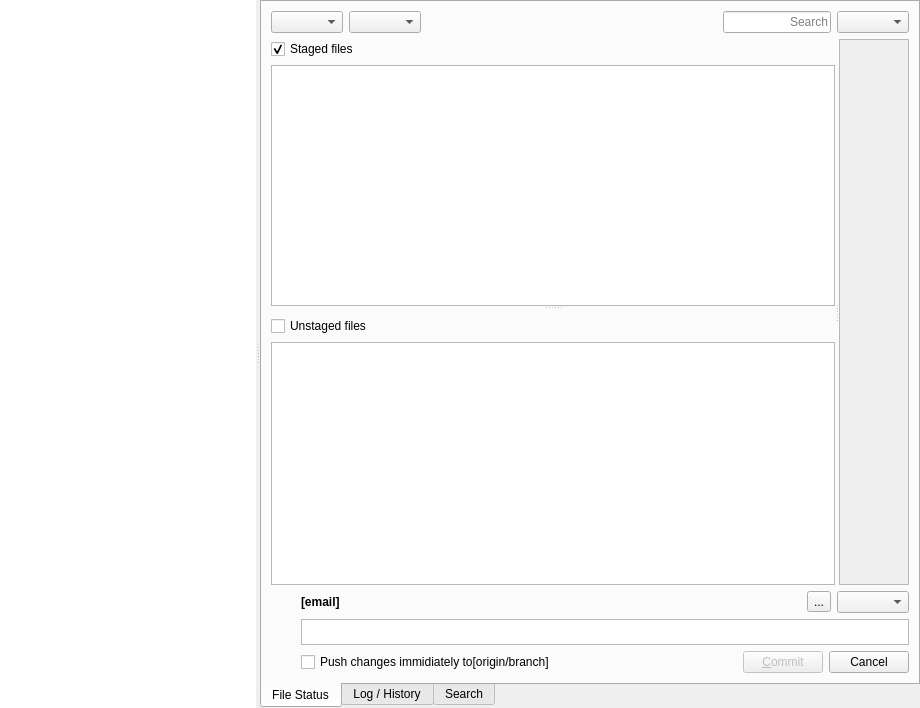
<?xml version="1.0" encoding="UTF-8"?>
<ui version="4.0">
 <class>QGitRepository</class>
 <widget class="QWidget" name="QGitRepository">
  <property name="geometry">
   <rect>
    <x>0</x>
    <y>0</y>
    <width>920</width>
    <height>708</height>
   </rect>
  </property>
  <property name="windowTitle">
   <string>Form</string>
  </property>
  <layout class="QVBoxLayout" name="verticalLayout">
   <property name="leftMargin">
    <number>0</number>
   </property>
   <property name="topMargin">
    <number>0</number>
   </property>
   <property name="rightMargin">
    <number>0</number>
   </property>
   <property name="bottomMargin">
    <number>0</number>
   </property>
   <item>
    <widget class="QSplitter" name="splitter">
     <property name="orientation">
      <enum>Qt::Orientation::Horizontal</enum>
     </property>
     <widget class="QTreeWidget" name="branchesTreeView">
      <property name="styleSheet">
       <string notr="true">border: none</string>
      </property>
      <attribute name="headerVisible">
       <bool>false</bool>
      </attribute>
     </widget>
     <widget class="QTabWidget" name="repositoryDetail">
      <property name="sizePolicy">
       <sizepolicy hsizetype="Expanding" vsizetype="Expanding">
        <horstretch>1</horstretch>
        <verstretch>0</verstretch>
       </sizepolicy>
      </property>
      <property name="tabPosition">
       <enum>QTabWidget::TabPosition::South</enum>
      </property>
      <property name="currentIndex">
       <number>0</number>
      </property>
      <widget class="QWidget" name="tabFileStatus">
       <attribute name="title">
        <string>File Status</string>
       </attribute>
       <layout class="QVBoxLayout" name="verticalLayout_4" stretch="0,1,0">
        <item>
         <layout class="QHBoxLayout" name="horizontalLayout_2" stretch="0,0,1,0,0">
          <property name="leftMargin">
           <number>0</number>
          </property>
          <property name="topMargin">
           <number>0</number>
          </property>
          <property name="rightMargin">
           <number>0</number>
          </property>
          <item>
           <widget class="QComboBoxGitStatusFiles" name="comboBox_gitStatusFiles"/>
          </item>
          <item>
           <widget class="QComboBoxGitViewOptions" name="comboBox_gitVirewOptions"/>
          </item>
          <item>
           <spacer name="horizontalSpacer">
            <property name="orientation">
             <enum>Qt::Orientation::Horizontal</enum>
            </property>
            <property name="sizeHint" stdset="0">
             <size>
              <width>40</width>
              <height>20</height>
             </size>
            </property>
           </spacer>
          </item>
          <item>
           <widget class="QLineEdit" name="lineEdit">
            <property name="sizePolicy">
             <sizepolicy hsizetype="Expanding" vsizetype="MinimumExpanding">
              <horstretch>0</horstretch>
              <verstretch>0</verstretch>
             </sizepolicy>
            </property>
            <property name="alignment">
             <set>Qt::AlignmentFlag::AlignRight|Qt::AlignmentFlag::AlignTrailing|Qt::AlignmentFlag::AlignVCenter</set>
            </property>
            <property name="placeholderText">
             <string>Search</string>
            </property>
           </widget>
          </item>
          <item>
           <widget class="QComboBoxGitDiffOptions" name="comboBox_gitDiffOptions"/>
          </item>
         </layout>
        </item>
        <item>
         <widget class="QSplitter" name="splitter_3">
          <property name="orientation">
           <enum>Qt::Orientation::Horizontal</enum>
          </property>
          <widget class="QSplitter" name="splitter_2">
           <property name="sizePolicy">
            <sizepolicy hsizetype="Fixed" vsizetype="Expanding">
             <horstretch>1</horstretch>
             <verstretch>0</verstretch>
            </sizepolicy>
           </property>
           <property name="orientation">
            <enum>Qt::Orientation::Vertical</enum>
           </property>
           <widget class="QWidget" name="layoutWidget">
            <layout class="QVBoxLayout" name="verticalLayout_2" stretch="0,1">
             <property name="sizeConstraint">
              <enum>QLayout::SizeConstraint::SetDefaultConstraint</enum>
             </property>
             <property name="leftMargin">
              <number>0</number>
             </property>
             <property name="rightMargin">
              <number>0</number>
             </property>
             <item>
              <widget class="QCheckBox" name="checkBox_StagedFiles">
               <property name="text">
                <string>Staged files</string>
               </property>
               <property name="checked">
                <bool>true</bool>
               </property>
              </widget>
             </item>
             <item>
              <widget class="QListWidget" name="listWidget_staged">
               <property name="selectionMode">
                <enum>QAbstractItemView::SelectionMode::ExtendedSelection</enum>
               </property>
              </widget>
             </item>
            </layout>
           </widget>
           <widget class="QWidget" name="layoutWidget_2">
            <layout class="QVBoxLayout" name="verticalLayout_3" stretch="0,1">
             <property name="leftMargin">
              <number>0</number>
             </property>
             <property name="topMargin">
              <number>6</number>
             </property>
             <property name="rightMargin">
              <number>0</number>
             </property>
             <property name="bottomMargin">
              <number>0</number>
             </property>
             <item>
              <widget class="QCheckBox" name="checkBox_UnstagedFiles">
               <property name="text">
                <string>Unstaged files</string>
               </property>
              </widget>
             </item>
             <item>
              <widget class="QListWidget" name="listWidget_unstaged">
               <property name="selectionMode">
                <enum>QAbstractItemView::SelectionMode::ExtendedSelection</enum>
               </property>
              </widget>
             </item>
            </layout>
           </widget>
          </widget>
          <widget class="QScrollArea" name="scrollArea_diff_commit">
           <property name="readonly" stdset="0">
            <bool>false</bool>
           </property>
           <widget class="QGitDiffWidget" name="commit_diff">
            <property name="geometry">
             <rect>
              <x>0</x>
              <y>0</y>
              <width>0</width>
              <height>0</height>
             </rect>
            </property>
            <property name="sizePolicy">
             <sizepolicy hsizetype="Fixed" vsizetype="Expanding">
              <horstretch>1</horstretch>
              <verstretch>0</verstretch>
             </sizepolicy>
            </property>
            <property name="readonly" stdset="0">
             <bool>false</bool>
            </property>
           </widget>
          </widget>
         </widget>
        </item>
        <item>
         <layout class="QGridLayout" name="gridLayout">
          <item row="0" column="1">
           <widget class="QWidget" name="horizontalWidgetLayout_1" native="true">
            <layout class="QHBoxLayout" name="horizontalLayout_3" stretch="1,0,0">
             <property name="spacing">
              <number>6</number>
             </property>
             <property name="leftMargin">
              <number>0</number>
             </property>
             <property name="topMargin">
              <number>0</number>
             </property>
             <property name="rightMargin">
              <number>0</number>
             </property>
             <property name="bottomMargin">
              <number>0</number>
             </property>
             <item>
              <widget class="QLabel" name="label_signatureEmail">
               <property name="font">
                <font>
                 <bold>true</bold>
                </font>
               </property>
               <property name="text">
                <string>[email]</string>
               </property>
              </widget>
             </item>
             <item>
              <widget class="QToolButton" name="toolButton">
               <property name="text">
                <string>...</string>
               </property>
              </widget>
             </item>
             <item>
              <widget class="QComboBox" name="comboBox_4"/>
             </item>
            </layout>
           </widget>
          </item>
          <item row="1" column="0">
           <widget class="QLabel" name="label_signatureGravatarImage">
            <property name="minimumSize">
             <size>
              <width>24</width>
              <height>24</height>
             </size>
            </property>
            <property name="maximumSize">
             <size>
              <width>24</width>
              <height>16777215</height>
             </size>
            </property>
            <property name="alignment">
             <set>Qt::AlignmentFlag::AlignLeading|Qt::AlignmentFlag::AlignLeft|Qt::AlignmentFlag::AlignTop</set>
            </property>
           </widget>
          </item>
          <item row="2" column="1">
           <widget class="QWidget" name="horizontalWidgetLayout_2" native="true">
            <layout class="QHBoxLayout" name="horizontalLayout_4">
             <property name="spacing">
              <number>6</number>
             </property>
             <property name="leftMargin">
              <number>0</number>
             </property>
             <property name="topMargin">
              <number>0</number>
             </property>
             <property name="rightMargin">
              <number>0</number>
             </property>
             <property name="bottomMargin">
              <number>0</number>
             </property>
             <item>
              <widget class="QCheckBox" name="checkBox_3">
               <property name="text">
                <string>Push changes immidiately to[origin/branch]</string>
               </property>
              </widget>
             </item>
             <item>
              <spacer name="horizontalSpacer_3">
               <property name="orientation">
                <enum>Qt::Orientation::Horizontal</enum>
               </property>
               <property name="sizeHint" stdset="0">
                <size>
                 <width>40</width>
                 <height>20</height>
                </size>
               </property>
              </spacer>
             </item>
             <item>
              <widget class="QPushButton" name="pushButton_commit">
               <property name="enabled">
                <bool>false</bool>
               </property>
               <property name="text">
                <string>&amp;Commit</string>
               </property>
              </widget>
             </item>
             <item>
              <widget class="QPushButton" name="pushButton_commitCancel">
               <property name="text">
                <string>Cancel</string>
               </property>
              </widget>
             </item>
            </layout>
           </widget>
          </item>
          <item row="1" column="1">
           <widget class="QAdvPlainTextEdit" name="plainTextEdit_commitMessage">
            <property name="sizePolicy">
             <sizepolicy hsizetype="Minimum" vsizetype="Minimum">
              <horstretch>0</horstretch>
              <verstretch>0</verstretch>
             </sizepolicy>
            </property>
            <property name="maximumSize">
             <size>
              <width>16777215</width>
              <height>26</height>
             </size>
            </property>
            <property name="verticalScrollBarPolicy">
             <enum>Qt::ScrollBarPolicy::ScrollBarAlwaysOff</enum>
            </property>
            <property name="horizontalScrollBarPolicy">
             <enum>Qt::ScrollBarPolicy::ScrollBarAlwaysOff</enum>
            </property>
           </widget>
          </item>
         </layout>
        </item>
       </layout>
      </widget>
      <widget class="QWidget" name="tabLogHistory">
       <attribute name="title">
        <string>Log / History</string>
       </attribute>
       <layout class="QVBoxLayout" name="verticalLayout_8">
        <item>
         <widget class="QSplitter" name="logHistory_splitter_1">
          <property name="orientation">
           <enum>Qt::Orientation::Vertical</enum>
          </property>
          <widget class="QLogHistoryTableWidget" name="logHistory_commits">
           <property name="editTriggers">
            <set>QAbstractItemView::EditTrigger::NoEditTriggers</set>
           </property>
           <property name="selectionMode">
            <enum>QAbstractItemView::SelectionMode::SingleSelection</enum>
           </property>
           <property name="selectionBehavior">
            <enum>QAbstractItemView::SelectionBehavior::SelectRows</enum>
           </property>
           <property name="verticalScrollMode">
            <enum>QAbstractItemView::ScrollMode::ScrollPerPixel</enum>
           </property>
           <property name="horizontalScrollMode">
            <enum>QAbstractItemView::ScrollMode::ScrollPerPixel</enum>
           </property>
           <property name="showGrid">
            <bool>false</bool>
           </property>
           <property name="wordWrap">
            <bool>false</bool>
           </property>
           <attribute name="horizontalHeaderHighlightSections">
            <bool>false</bool>
           </attribute>
           <attribute name="verticalHeaderVisible">
            <bool>false</bool>
           </attribute>
           <attribute name="verticalHeaderDefaultSectionSize">
            <number>22</number>
           </attribute>
           <attribute name="verticalHeaderHighlightSections">
            <bool>false</bool>
           </attribute>
           <column>
            <property name="text">
             <string>Graph</string>
            </property>
           </column>
           <column>
            <property name="text">
             <string>Description</string>
            </property>
           </column>
           <column>
            <property name="text">
             <string>Date</string>
            </property>
           </column>
           <column>
            <property name="text">
             <string>Author</string>
            </property>
           </column>
           <column>
            <property name="text">
             <string>Commit</string>
            </property>
           </column>
          </widget>
          <widget class="QSplitter" name="logHistory_splitter_2">
           <property name="orientation">
            <enum>Qt::Orientation::Horizontal</enum>
           </property>
           <widget class="QSplitter" name="logHistory_splitter_3">
            <property name="orientation">
             <enum>Qt::Orientation::Vertical</enum>
            </property>
            <widget class="QExtTextBrowser" name="logHistory_info">
             <property name="focusPolicy">
              <enum>Qt::FocusPolicy::NoFocus</enum>
             </property>
            </widget>
            <widget class="QTableWidget" name="logHistory_files">
             <property name="editTriggers">
              <set>QAbstractItemView::EditTrigger::NoEditTriggers</set>
             </property>
             <property name="selectionBehavior">
              <enum>QAbstractItemView::SelectionBehavior::SelectRows</enum>
             </property>
             <property name="verticalScrollMode">
              <enum>QAbstractItemView::ScrollMode::ScrollPerPixel</enum>
             </property>
             <property name="horizontalScrollMode">
              <enum>QAbstractItemView::ScrollMode::ScrollPerPixel</enum>
             </property>
             <property name="showGrid">
              <bool>false</bool>
             </property>
             <property name="wordWrap">
              <bool>false</bool>
             </property>
             <property name="cornerButtonEnabled">
              <bool>false</bool>
             </property>
             <attribute name="verticalHeaderVisible">
              <bool>false</bool>
             </attribute>
             <attribute name="verticalHeaderHighlightSections">
              <bool>false</bool>
             </attribute>
             <column>
              <property name="text">
               <string>Filename</string>
              </property>
             </column>
             <column>
              <property name="text">
               <string>Path</string>
              </property>
             </column>
            </widget>
           </widget>
           <widget class="QScrollArea" name="scrollArea_diff">
            <property name="widgetResizable">
             <bool>true</bool>
            </property>
            <widget class="QGitDiffWidget" name="logHistory_diff">
             <property name="geometry">
              <rect>
               <x>0</x>
               <y>0</y>
               <width>68</width>
               <height>435</height>
              </rect>
             </property>
             <property name="readonly" stdset="0">
              <bool>true</bool>
             </property>
            </widget>
           </widget>
          </widget>
         </widget>
        </item>
       </layout>
      </widget>
      <widget class="QWidget" name="tabSearch">
       <attribute name="title">
        <string>Search</string>
       </attribute>
      </widget>
     </widget>
    </widget>
   </item>
  </layout>
 </widget>
 <customwidgets>
  <customwidget>
   <class>QGitDiffWidget</class>
   <extends>QWidget</extends>
   <header>qgitdiffwidget.h</header>
   <container>1</container>
  </customwidget>
  <customwidget>
   <class>QAdvPlainTextEdit</class>
   <extends>QPlainTextEdit</extends>
   <header>qadvplaintextedit.h</header>
  </customwidget>
  <customwidget>
   <class>QLogHistoryTableWidget</class>
   <extends>QTableWidget</extends>
   <header>qloghistorytablewidget.h</header>
  </customwidget>
  <customwidget>
   <class>QExtTextBrowser</class>
   <extends>QTextBrowser</extends>
   <header>qexttextbrowser.h</header>
  </customwidget>
  <customwidget>
   <class>QComboBoxGitStatusFiles</class>
   <extends>QComboBox</extends>
   <header>qcomboboxgitstatusfiles.h</header>
  </customwidget>
  <customwidget>
   <class>QComboBoxGitViewOptions</class>
   <extends>QComboBox</extends>
   <header>qcomboboxgitviewoptions.h</header>
  </customwidget>
  <customwidget>
   <class>QComboBoxGitDiffOptions</class>
   <extends>QComboBox</extends>
   <header>qcomboboxgitdiffoptions.h</header>
  </customwidget>
 </customwidgets>
 <resources/>
 <connections/>
</ui>
